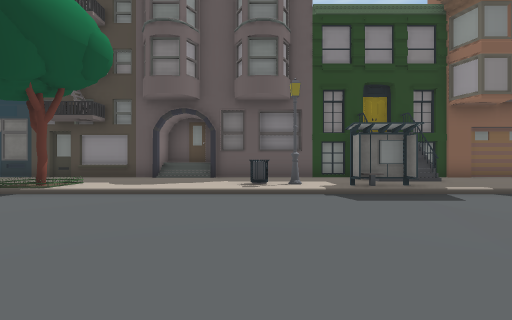
[1] (above)

13 first-person views from a walk through a scene from a Unity 3-D project. The camera is 1.4 m above the floor, looks level and sees 90° across. The floor is counted in squares, 2 m on a side. Each view is taken from the middle of a square. On the plan, view 1 faces up. The plan holds only what a view shows up to about 9 squares ahead; the rest is blank. The place goes on beyond the plan. The player is left out. Some surface patterns are stand-ins.

[2]
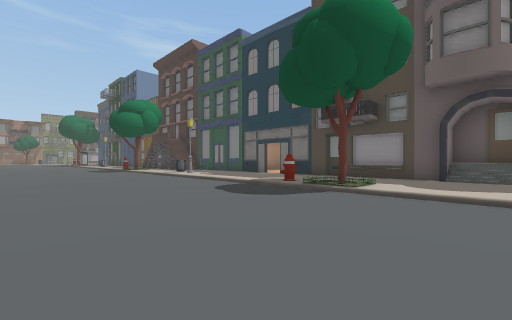

[3]
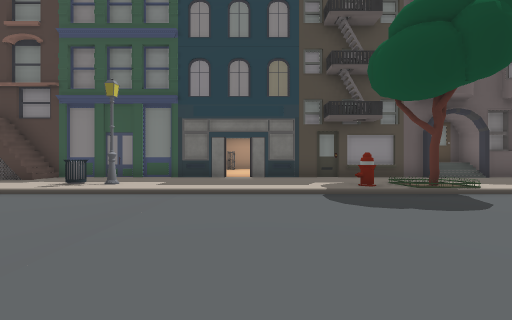

[4]
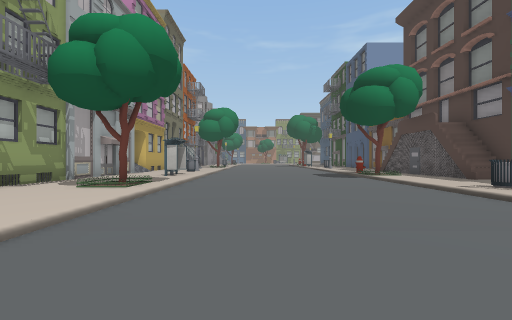

[5]
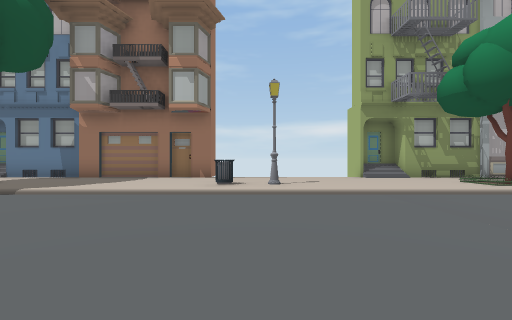

[6]
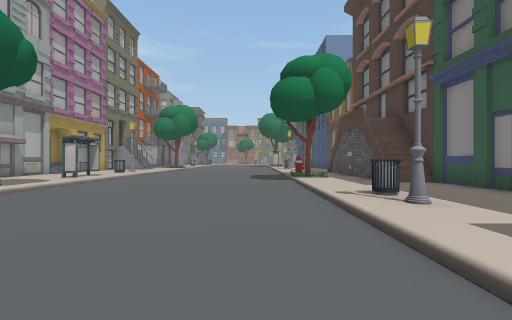

[7]
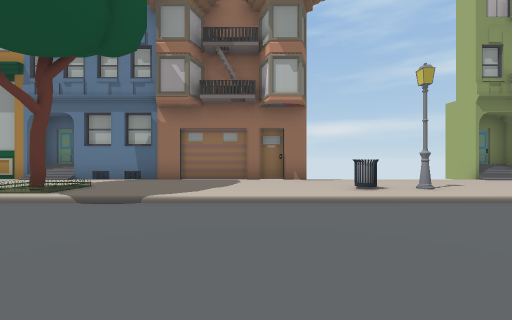

[8]
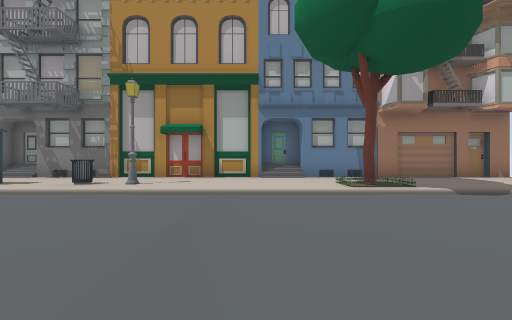

[9]
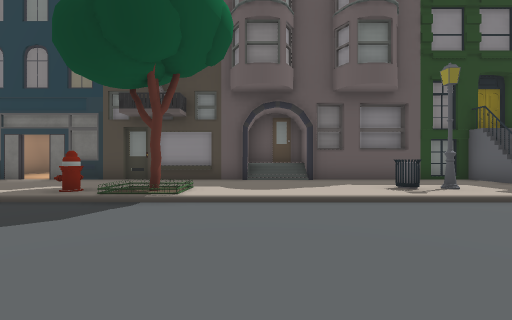

[10]
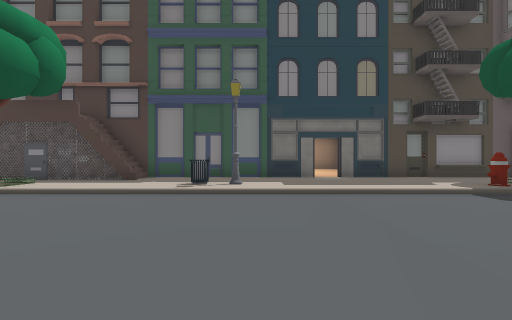

[11]
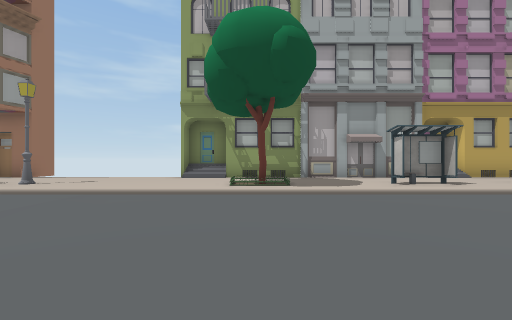

[12]
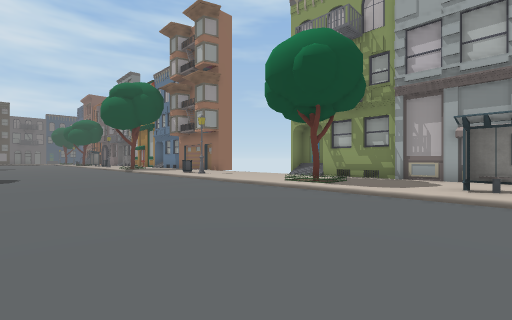

[13]
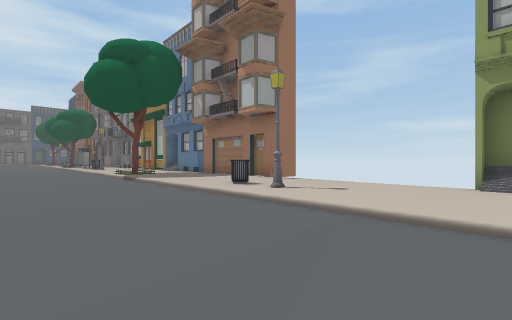

### Floor plan
Key: @ floor where view 1 was taken; # wall or solid block; x gap in a wall; . main floor; - floor 0.25 m lower than the main floor; / step, stairs or slope; T tree; O other object.
Columns run from 18 left of view 1 to 7 right of it. Each row starts with its distance up from view 1.
 10               ####
  9 ###### #xx ####//#########
  8  //.................../#..
  7 ....................../#..
  6 T....O.....O.T....O#/O/..
  5 O////////////O//////////
  4 -----------------------
  3 ----------------------
  2 -----------------------
  1 ------------------------
  0 ------------------@------
 -1 //////////////////////////
 -2 O../T...../O.....T/....#O.
 -3 .../.............O........
 -4 ..........................
 -5 ######/#    #######/######
 -6      ###          ###

Where each view was taken, in squares from view 1:
view 1: 0 up, 0 right, facing up
view 2: 0 up, 2 left, facing up-left
view 3: 0 up, 9 left, facing up
view 4: 1 up, 8 left, facing left
view 5: 4 up, 8 left, facing down
view 6: 4 up, 9 left, facing left
view 7: 3 up, 5 left, facing down
view 8: 4 up, 2 right, facing down
view 9: 1 up, 3 left, facing up
view 10: 0 up, 12 left, facing up
view 11: 4 up, 14 left, facing down
view 12: 4 up, 18 left, facing down-right
view 13: 2 up, 12 left, facing down-right
